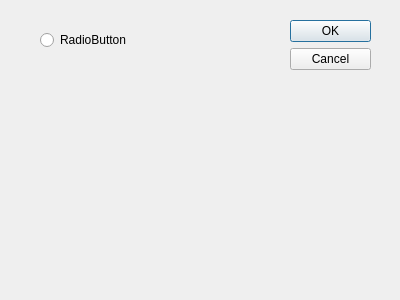
<?xml version="1.0" encoding="UTF-8"?>
<ui version="4.0">
 <class>Dialog</class>
 <widget class="QDialog" name="Dialog">
  <property name="geometry">
   <rect>
    <x>0</x>
    <y>0</y>
    <width>400</width>
    <height>300</height>
   </rect>
  </property>
  <property name="windowTitle">
   <string>Dialog</string>
  </property>
  <widget class="QDialogButtonBox" name="startButton">
   <property name="geometry">
    <rect>
     <x>290</x>
     <y>20</y>
     <width>81</width>
     <height>241</height>
    </rect>
   </property>
   <property name="orientation">
    <enum>Qt::Vertical</enum>
   </property>
   <property name="standardButtons">
    <set>QDialogButtonBox::Cancel|QDialogButtonBox::Ok</set>
   </property>
  </widget>
  <widget class="QRadioButton" name="radioButton">
   <property name="geometry">
    <rect>
     <x>40</x>
     <y>30</y>
     <width>95</width>
     <height>20</height>
    </rect>
   </property>
   <property name="text">
    <string>RadioButton</string>
   </property>
  </widget>
 </widget>
 <resources/>
 <connections>
  <connection>
   <sender>startButton</sender>
   <signal>accepted()</signal>
   <receiver>Dialog</receiver>
   <slot>accept()</slot>
   <hints>
    <hint type="sourcelabel">
     <x>248</x>
     <y>254</y>
    </hint>
    <hint type="destinationlabel">
     <x>157</x>
     <y>274</y>
    </hint>
   </hints>
  </connection>
  <connection>
   <sender>startButton</sender>
   <signal>rejected()</signal>
   <receiver>Dialog</receiver>
   <slot>reject()</slot>
   <hints>
    <hint type="sourcelabel">
     <x>316</x>
     <y>260</y>
    </hint>
    <hint type="destinationlabel">
     <x>286</x>
     <y>274</y>
    </hint>
   </hints>
  </connection>
 </connections>
</ui>
